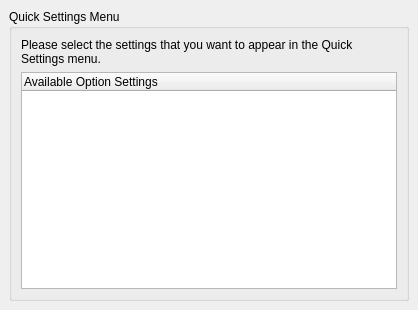
<?xml version="1.0" encoding="UTF-8"?>
<ui version="4.0">
 <class>InterfaceQuickMenuOptionsPage</class>
 <widget class="QWidget" name="InterfaceQuickMenuOptionsPage">
  <property name="geometry">
   <rect>
    <x>0</x>
    <y>0</y>
    <width>418</width>
    <height>310</height>
   </rect>
  </property>
  <layout class="QVBoxLayout">
   <property name="spacing">
    <number>6</number>
   </property>
   <property name="leftMargin">
    <number>9</number>
   </property>
   <property name="topMargin">
    <number>9</number>
   </property>
   <property name="rightMargin">
    <number>9</number>
   </property>
   <property name="bottomMargin">
    <number>9</number>
   </property>
   <item>
    <widget class="QGroupBox" name="quick_menu_groupBox">
     <property name="title">
      <string>Quick Settings Menu</string>
     </property>
     <layout class="QVBoxLayout" name="verticalLayout">
      <item>
       <widget class="QLabel" name="quick_menu_instructions">
        <property name="text">
         <string>Please select the settings that you want to appear in the Quick Settings menu.</string>
        </property>
        <property name="wordWrap">
         <bool>true</bool>
        </property>
       </widget>
      </item>
      <item>
       <widget class="QTreeWidget" name="quick_menu_items">
        <column>
         <property name="text">
          <string>Available Option Settings</string>
         </property>
        </column>
       </widget>
      </item>
     </layout>
    </widget>
   </item>
  </layout>
 </widget>
 <resources/>
 <connections/>
</ui>
